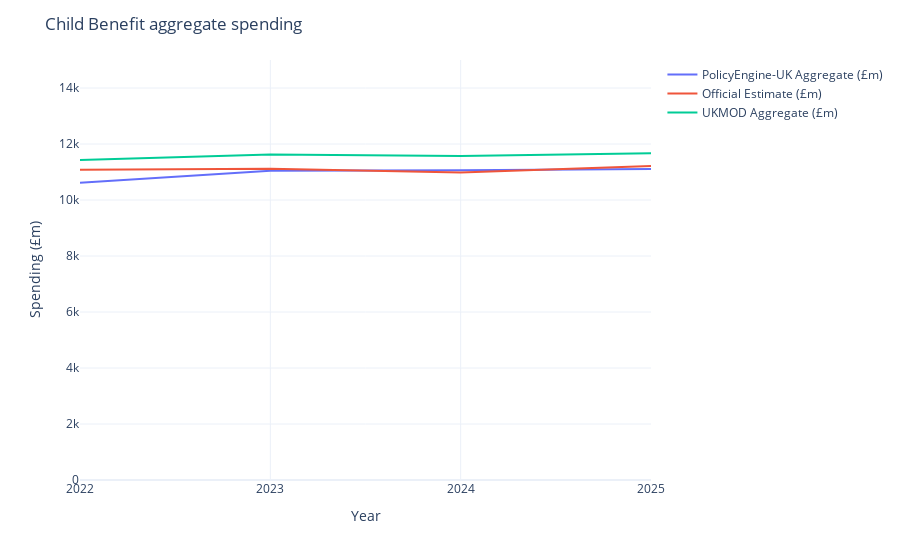

The notebook cell this image was saved under:
### Code cell
import plotly.express as px

px.line(
    aggregates,
    x="Year",
    y=[
        "PolicyEngine-UK Aggregate (£m)",
        "Official Estimate (£m)",
        "UKMOD Aggregate (£m)",
    ],
).update_layout(
    template="plotly_white",
    title="Child Benefit aggregate spending",
    xaxis_tickvals=list(range(2022, 2026)),
    yaxis_title="Spending (£m)",
    legend_title="",
    yaxis_range=(0, 15_000),
)

### Figure 1 — Plotly figure (JSON) as saved in the notebook; plotly's stock layout.template omitted (floating-point values rounded to 4 significant figures)
{"data": [{"hovertemplate": "variable=PolicyEngine-UK Aggregate (£m)<br>Year=%{x}<br>value=%{y}<extra></extra>", "legendgroup": "PolicyEngine-UK Aggregate (£m)", "line": {"color": "#636efa", "dash": "solid"}, "marker": {"symbol": "circle"}, "mode": "lines", "name": "PolicyEngine-UK Aggregate (£m)", "orientation": "v", "showlegend": true, "type": "scatter", "x": [2022, 2023, 2024, 2025], "xaxis": "x", "y": [10619, 11045, 11064, 11109], "yaxis": "y"}, {"hovertemplate": "variable=Official Estimate (£m)<br>Year=%{x}<br>value=%{y}<extra></extra>", "legendgroup": "Official Estimate (£m)", "line": {"color": "#EF553B", "dash": "solid"}, "marker": {"symbol": "circle"}, "mode": "lines", "name": "Official Estimate (£m)", "orientation": "v", "showlegend": true, "type": "scatter", "x": [2022, 2023, 2024, 2025], "xaxis": "x", "y": [11081, 11116, 10981, 11213], "yaxis": "y"}, {"hovertemplate": "variable=UKMOD Aggregate (£m)<br>Year=%{x}<br>value=%{y}<extra></extra>", "legendgroup": "UKMOD Aggregate (£m)", "line": {"color": "#00cc96", "dash": "solid"}, "marker": {"symbol": "circle"}, "mode": "lines", "name": "UKMOD Aggregate (£m)", "orientation": "v", "showlegend": true, "type": "scatter", "x": [2022, 2023, 2024, 2025], "xaxis": "x", "y": [11432, 11621, 11573, 11668], "yaxis": "y"}], "layout": {"legend": {"title": {"text": ""}, "tracegroupgap": 0}, "margin": {"t": 60}, "title": {"text": "Child Benefit aggregate spending"}, "xaxis": {"anchor": "y", "domain": [0, 1], "tickvals": [2022, 2023, 2024, 2025], "title": {"text": "Year"}}, "yaxis": {"anchor": "x", "domain": [0, 1], "range": [0, 15000], "title": {"text": "Spending (£m)"}}}}
